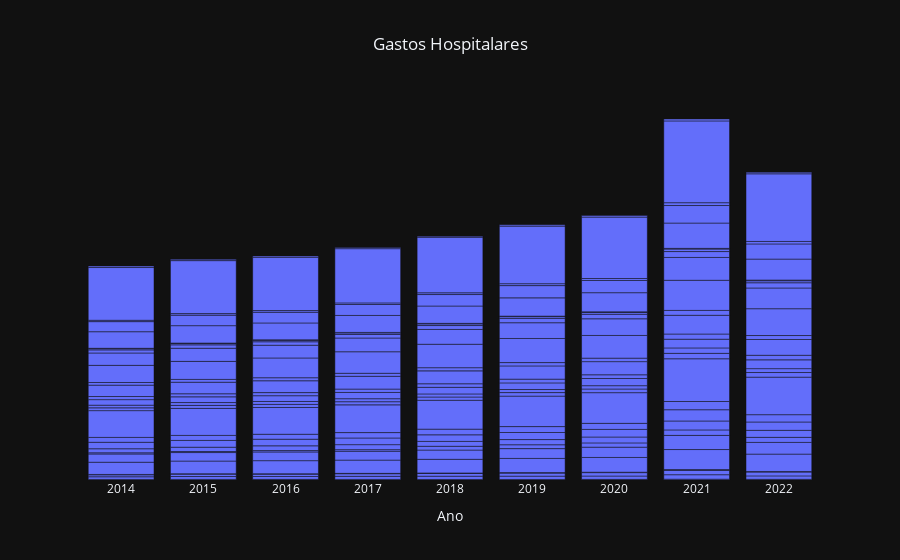

Notebook cell for this chart:
### Markdown cell above
### Totais por ano em gráfico de barra

### Code cell
# gráfico de barras para todas as variáveis


fig_barr_total = px.bar(
    df, x='ano', y='gastos', title='Gastos Hospitalares', template='plotly_dark').update_layout(
        title_x=0.5).update_xaxes(
            title = 'Ano',showgrid=False).update_yaxes(
                visible= False, showticklabels=False, showgrid=False)
fig_barr_total.show()

### Figure 1 — Plotly figure (JSON) as saved in the notebook; plotly's stock layout.template omitted (floating-point values rounded to 4 significant figures; data arrays with more than 128 entries replaced by an {"elided": "..."} marker saying what was removed)
{"data": [{"alignmentgroup": "True", "hovertemplate": "ano=%{x}<br>gastos=%{y}<extra></extra>", "legendgroup": "", "marker": {"color": "#636efa", "pattern": {"shape": ""}}, "name": "", "offsetgroup": "", "orientation": "v", "showlegend": false, "textposition": "auto", "type": "bar", "x": {"elided": "243 int values"}, "xaxis": "x", "y": {"elided": "243 float values"}, "yaxis": "y"}], "layout": {"barmode": "relative", "legend": {"tracegroupgap": 0}, "title": {"text": "Gastos Hospitalares", "x": 0.5}, "xaxis": {"anchor": "y", "domain": [0, 1], "showgrid": false, "title": {"text": "Ano"}}, "yaxis": {"anchor": "x", "domain": [0, 1], "showgrid": false, "showticklabels": false, "title": {"text": "gastos"}, "visible": false}}}
